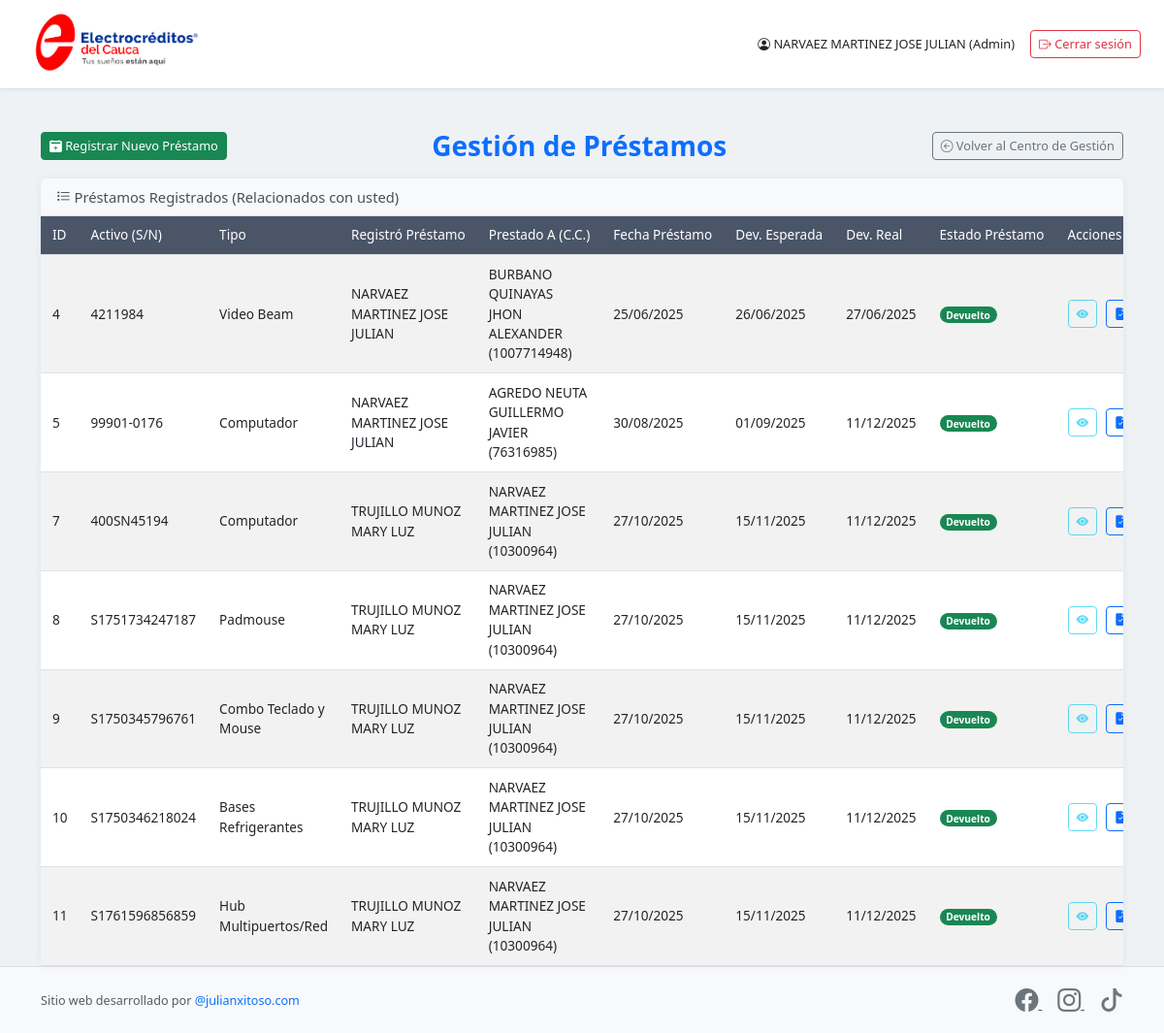
The page /gestion_prestamos.php (signed in) on the database its author committed.
### tables this page shows
CREATE TABLE `prestamos_activos` (
  `id_prestamo` int(11) NOT NULL,
  `id_activo` int(11) NOT NULL COMMENT 'FK al activo que se presta',
  `id_usuario_presta` int(11) NOT NULL COMMENT 'FK al usuario que registra/autoriza el préstamo',
  `id_usuario_recibe` int(11) NOT NULL COMMENT 'FK al usuario que recibe el activo',
  `id_departamento_recibe` int(11) DEFAULT NULL COMMENT 'Opcional: FK a una tabla de departamentos si aplica',
  `fecha_prestamo` date NOT NULL COMMENT 'Fecha en que se realiza el préstamo',
  `fecha_devolucion_esperada` date NOT NULL COMMENT 'Fecha en que se espera la devolución',
  `fecha_devolucion_real` date DEFAULT NULL COMMENT 'Fecha real en que se devolvió el activo',
  `estado_activo_prestamo` text DEFAULT NULL COMMENT 'Descripción del estado del activo al momento del préstamo',
  `observaciones_prestamo` text DEFAULT NULL COMMENT 'Observaciones adicionales al momento del préstamo',
  `estado_activo_devolucion` text DEFAULT NULL COMMENT 'Descripción del estado del activo al momento de la devolución',
  `observaciones_devolucion` text DEFAULT NULL COMMENT 'Observaciones adicionales al momento de la devolución',
  `estado_prestamo` varchar(50) NOT NULL DEFAULT 'Activo' COMMENT 'Estado actual del préstamo (Ej: Activo, Devuelto, Vencido)',
  `fecha_registro_prestamo` timestamp NOT NULL DEFAULT current_timestamp() COMMENT 'Fecha y hora en que se registró el préstamo'
);

CREATE TABLE `activos_tecnologicos` (
  `id` int(11) NOT NULL,
  `id_usuario_responsable` int(11) DEFAULT NULL,
  `id_tipo_activo` int(11) DEFAULT NULL,
  `marca` varchar(100) DEFAULT NULL,
  `serie` varchar(100) DEFAULT NULL,
  `procesador` varchar(100) DEFAULT NULL,
  `ram` varchar(50) DEFAULT NULL,
  `disco_duro` varchar(100) DEFAULT NULL,
  `tipo_equipo` varchar(50) DEFAULT NULL,
  `red` varchar(50) DEFAULT NULL,
  `sistema_operativo` varchar(100) DEFAULT NULL,
  `offimatica` varchar(100) DEFAULT NULL,
  `antivirus` varchar(100) DEFAULT NULL,
  `estado` varchar(50) DEFAULT NULL,
  `valor_aproximado` decimal(10,2) DEFAULT NULL,
  `fecha_compra` date DEFAULT NULL COMMENT 'Fecha de adquisición del activo',
  `valor_residual` decimal(10,2) DEFAULT 0.00,
  `metodo_depreciacion` varchar(50) DEFAULT 'Linea Recta',
  `fecha_inicio_depreciacion` date DEFAULT NULL,
  `detalles` text DEFAULT NULL,
  `motivo_baja` varchar(255) DEFAULT NULL,
  `observaciones_baja` text DEFAULT NULL,
  `fecha_baja` datetime DEFAULT NULL,
  `fecha_registro` timestamp NOT NULL DEFAULT current_timestamp(),
  `Codigo_Inv` varchar(50) DEFAULT NULL,
  `satisfaccion_rating` int(11) DEFAULT NULL COMMENT 'Calificación de satisfacción del 1 al 5 (1-5 estrellas)',
  `vida_util` int(11) DEFAULT NULL,
  `id_centro_costo` int(11) DEFAULT NULL
);

CREATE TABLE `tipos_activo` (
  `id_tipo_activo` int(11) NOT NULL,
  `nombre_tipo_activo` varchar(100) NOT NULL,
  `descripcion` text DEFAULT NULL,
  `vida_util_sugerida` int(11) DEFAULT NULL COMMENT 'Vida útil en años sugerida para este tipo de activo',
  `campos_especificos` tinyint(1) NOT NULL DEFAULT 0 COMMENT 'Indica si este tipo de activo tiene campos adicionales (ej. Computador)',
  `fecha_creacion` timestamp NOT NULL DEFAULT current_timestamp(),
  `id_categoria` int(11) DEFAULT NULL
);

CREATE TABLE `usuarios` (
  `id` int(11) NOT NULL,
  `usuario` varchar(50) NOT NULL,
  `clave` varchar(255) NOT NULL,
  `nombre_completo` varchar(100) NOT NULL,
  `id_cargo` int(11) DEFAULT NULL,
  `empresa` varchar(50) DEFAULT NULL,
  `regional` varchar(50) DEFAULT NULL,
  `rol` enum('admin','tecnico','auditor','registrador') NOT NULL,
  `aplicaciones_usadas` varchar(255) DEFAULT NULL,
  `activo` tinyint(1) DEFAULT 1 COMMENT '1 para activo, 0 para inactivo',
  `fecha_creacion` timestamp NOT NULL DEFAULT current_timestamp(),
  `id_centro_costo` int(11) DEFAULT NULL
);

### gestion_prestamos.php (the view, shortened to what this page needs)
<?php
require_once 'backend/db.php';
$conexion_error_msg = null;
if (!isset($conexion) || !$conexion || (method_exists($conexion, 'connect_error') && $conexion->connect_error)) {
    $db_conn_error_detail = method_exists($conexion, 'connect_error') ? $conexion->connect_error : 'Desconocido';
    error_log("Error de conexión BD en gestion_prestamos.php: " . $db_conn_error_detail);
    $conexion_error_msg = "<div class='alert alert-danger'>Error crítico de conexión a la base de datos. Contacte al administrador.</div>";
} else {
    $conexion->set_charset("utf8mb4");
}
$nombre_usuario_actual_sesion = $_SESSION['nombre_usuario_completo'] ?? 'Usuario';
$rol_usuario_actual_sesion = $_SESSION['rol_usuario'] ?? 'Desconocido';
$id_usuario_actual_logueado = $_SESSION['usuario_id'] ?? null;
$mensaje_accion = $_SESSION['mensaje_accion_prestamos'] ?? null;
$prestamos_listados = [];
if (!$conexion_error_msg && !empty($id_usuario_actual_logueado)) {
    $sql_base_listar_prestamos = "SELECT
                                        p.id_prestamo, p.id_activo, p.id_usuario_presta,
                                        p.fecha_prestamo, p.fecha_devolucion_esperada, p.fecha_devolucion_real, p.estado_prestamo,
                                        a.serie as serie_activo,
                                        ta.nombre_tipo_activo,
                                        up.nombre_completo as nombre_usuario_presta,
                                        ur.nombre_completo as nombre_usuario_recibe,
                                        ur.usuario as cedula_usuario_recibe
                                    FROM prestamos_activos p
                                    JOIN activos_tecnologicos a ON p.id_activo = a.id
                                    JOIN usuarios up ON p.id_usuario_presta = up.id
                                    JOIN usuarios ur ON p.id_usuario_recibe = ur.id
                                    LEFT JOIN tipos_activo ta ON a.id_tipo_activo = ta.id_tipo_activo";
    $sql_base_listar_prestamos .= " WHERE (p.id_usuario_presta = ? OR p.id_usuario_recibe = ?)";
    $sql_base_listar_prestamos .= " ORDER BY p.estado_prestamo ASC, p.fecha_devolucion_esperada ASC, p.fecha_prestamo DESC";
    $stmt_listar_prestamos = $conexion->prepare($sql_base_listar_prestamos);
    if ($stmt_listar_prestamos) {
        $stmt_listar_prestamos->bind_param("ii", $id_usuario_actual_logueado, $id_usuario_actual_logueado);
        if ($stmt_listar_prestamos->execute()) {
            $result_prestamos = $stmt_listar_prestamos->get_result();
            if ($result_prestamos) {
                while ($row = $result_prestamos->fetch_assoc()) { $prestamos_listados[] = $row; }
            } else {
                error_log("Error al obtener resultados de préstamos: " . $conexion->error);
                if(empty($mensaje_accion)) $mensaje_accion = "<div class='alert alert-warning'>No se pudieron cargar los resultados de préstamos.</div>";
            }
        } else {
            error_log("Error al ejecutar consulta de listar préstamos: " . $stmt_listar_prestamos->error);
            if(empty($mensaje_accion)) $mensaje_accion = "<div class='alert alert-warning'>Error al ejecutar la búsqueda de préstamos.</div>";
        }
    } else {
        error_log("Error al preparar consulta de listar préstamos: " . $conexion->error);
        if(empty($mensaje_accion)) $mensaje_accion = "<div class='alert alert-warning'>Error al preparar la búsqueda de préstamos.</div>";
    }
} elseif (empty($id_usuario_actual_logueado) && !$conexion_error_msg) {
    if(empty($mensaje_accion)) $mensaje_accion = "<div class='alert alert-info'>Debe iniciar sesión para ver sus préstamos.</div>";
} elseif ($conexion_error_msg) {
}
?>
<!DOCTYPE html>
<html lang="es">
<head>
    <link href="https://cdn.jsdelivr.net/npm/select2@4.1.0-rc.0/dist/css/select2.min.css" rel="stylesheet" />
    <link rel="stylesheet" href="https://cdn.jsdelivr.net/npm/select2-bootstrap-5-theme@1.3.0/dist/select2-bootstrap-5-theme.min.css" />
    <link href="https://cdn.jsdelivr.net/npm/bootstrap@5.3.0/dist/css/bootstrap.min.css" rel="stylesheet">
    <link rel="stylesheet" href="assets/css/style.css">
    <link rel="stylesheet" href="https://cdn.jsdelivr.net/npm/bootstrap-icons@1.11.3/font/bootstrap-icons.min.css">
    </head>
<body class="page-prestamos">
<div class="top-bar-custom">
    <div class="logo-container-top"><a href="menu.php"><img src="imagenes/logo.png" alt="Logo"></a></div>
    <div class="user-info-top-container d-flex align-items-center">
        <span class="user-info-top text-dark me-3"><i class="bi bi-person-circle"></i> <?= htmlspecialchars($nombre_usuario_actual_sesion) ?> (<?= htmlspecialchars(ucfirst($rol_usuario_actual_sesion)) ?>)</span>
        <form action="logout.php" method="post" class="d-flex"><button class="btn btn-outline-danger btn-sm" type="submit"><i class="bi bi-box-arrow-right"></i> Cerrar sesión</button></form>
    </div>
</div>
<div class="container container-main mt-4">
<div class="d-flex flex-column flex-sm-row align-items-sm-center justify-content-sm-between mb-3 page-header-custom-area">
        <div class="mb-2 mb-sm-0 text-center text-sm-start order-sm-1" style="flex-shrink: 0;">
            <button type="button" class="btn btn-success btn-sm" data-bs-toggle="modal" data-bs-target="#modalRegistrarPrestamo">
                <i class="bi bi-calendar2-plus-fill"></i> Registrar Nuevo Préstamo
            </button>
        </div>
        <div class="flex-fill text-center order-first order-sm-2 px-sm-3">
            <h1 class="page-title my-2 my-sm-0">
                <i class="bi bi-arrow-left-right-circle"></i> Gestión de Préstamos
            </h1>
        </div>
        <div class="mt-2 mt-sm-0 text-center text-sm-end order-sm-3" style="flex-shrink: 0;">
             <a href="centro_gestion.php" class="btn btn-outline-secondary btn-sm">
                 <i class="bi bi-arrow-left-circle"></i> Volver al Centro de Gestión
             </a>
        </div>
    </div>
    <div class="card mt-2">
        <div class="card-header"><i class="bi bi-list-task"></i> Préstamos Registrados (Relacionados con usted)</div>
        <div class="card-body p-0">
            <div class="table-responsive">
                <table class="table table-striped table-hover table-sm mb-0">
                    <thead>
                        <tr>
                            <th>ID</th>
                            <th>Activo (S/N)</th>
                            <th>Tipo</th>
                            <th>Registró Préstamo</th>
                            <th>Prestado A (C.C.)</th>
                            <th>Fecha Préstamo</th>
                            <th>Dev. Esperada</th>
                            <th>Dev. Real</th>
                            <th>Estado Préstamo</th>
                            <th style="min-width: 160px;">Acciones</th>
                        </tr>
                    </thead>
                    <tbody>
                        <?php if (!empty($prestamos_listados)): ?>
                            <?php foreach ($prestamos_listados as $prestamo): ?>
                                <tr>
                                    <td><?= htmlspecialchars($prestamo['id_prestamo']) ?></td>
                                    <td><?= htmlspecialchars($prestamo['serie_activo']) ?></td>
                                    <td><?= htmlspecialchars($prestamo['nombre_tipo_activo'] ?? 'N/A') ?></td>
                                    <td><?= htmlspecialchars($prestamo['nombre_usuario_presta']) ?></td>
                                    <td><?= htmlspecialchars($prestamo['nombre_usuario_recibe']) ?> (<?= htmlspecialchars($prestamo['cedula_usuario_recibe']) ?>)</td>
                                    <td><?= htmlspecialchars(date("d/m/Y", strtotime($prestamo['fecha_prestamo']))) ?></td>
                                    <td><?= htmlspecialchars(date("d/m/Y", strtotime($prestamo['fecha_devolucion_esperada']))) ?></td>
                                    <td><?= $prestamo['fecha_devolucion_real'] ? htmlspecialchars(date("d/m/Y", strtotime($prestamo['fecha_devolucion_real']))) : 'Pendiente' ?></td>
                                    <td>
                                        <?php
                                        $estado_p = htmlspecialchars($prestamo['estado_prestamo']);
                                        $badge_p_class = 'bg-secondary';
                                        if ($estado_p == 'Activo') $badge_p_class = 'bg-primary';
                                        elseif ($estado_p == 'Devuelto') $badge_p_class = 'bg-success';
                                        elseif ($estado_p == 'Vencido') $badge_p_class = 'bg-danger';
                                        ?>
                                        <span class="badge rounded-pill <?= $badge_p_class ?>"><?= $estado_p ?></span>
                                    </td>
                                    <td>
                                        <button type="button" class="btn btn-sm btn-outline-info action-icon" title="Ver Detalles Préstamo" disabled><i class="bi bi-eye-fill"></i></button>
                                        <?php if ($prestamo['estado_prestamo'] == 'Devuelto'): ?>
                                            <a href="generar_acta_devolucion_pdf.php?id_prestamo=<?= $prestamo['id_prestamo'] ?>"
                                               class="btn btn-sm btn-outline-primary action-icon"
                                               title="Generar Acta de Devolución PDF" target="_blank">
                                                <i class="bi bi-file-earmark-check-fill"></i>
                                            </a>
                                        <?php endif; ?>
                                    </td>
                                </tr>
                            <?php endforeach; ?>
                        <?php else: ?>
                            <tr><td colspan="10" class="text-center p-4">No hay préstamos registrados que cumplan los criterios de visualización para usted.</td></tr>
                        <?php endif; ?>
                    </tbody>
                </table>
            </div>
        </div>
    </div>
</div>
<footer class="footer-custom mt-auto py-3 bg-light border-top shadow-sm">
        <div class="container text-center">
            <div class="row align-items-center">
                <div class="col-md-6 text-md-start mb-2 mb-md-0">
                    <small class="text-muted">Sitio web desarrollado por <a href="https://www.julianxitoso.com" target="_blank" rel="noopener noreferrer" class="text-decoration-none text-primary">@julianxitoso.com</a></small>
                </div>
                <div class="col-md-6 text-md-end">
                    <a href="https://facebook.com/tu_pagina" target="_blank" class="text-muted me-3" title="Facebook">
                        <i class="bi bi-facebook" style="font-size: 1.5rem;"></i>
                    </a>
                    <a href="https://instagram.com/tu_usuario" target="_blank" class="text-muted me-3" title="Instagram">
                        <i class="bi bi-instagram" style="font-size: 1.5rem;"></i>
                    </a>
                    <a href="https://tiktok.com/@tu_usuario" target="_blank" class="text-muted" title="TikTok">
                        <i class="bi bi-tiktok" style="font-size: 1.5rem;"></i>
                    </a>
                </div>
            </div>
        </div>
    </footer>
</body>
</html>

### rows shown on the page
prestamos_activos: id_prestamo "4", id_activo.serie "4211984", tipos_activo.nombre_tipo_activo "Video Beam", id_usuario_presta.nombre_completo "NARVAEZ MARTINEZ JOSE JULIAN", id_usuario_recibe.nombre_completo "BURBANO QUINAYAS JHON ALEXANDER", id_usuario_recibe.usuario "1007714948", fecha_prestamo "25/06/2025", fecha_devolucion_esperada "26/06/2025", fecha_devolucion_real "27/06/2025", estado_prestamo "Devuelto"
prestamos_activos: id_prestamo "5", id_activo.serie "99901-0176", tipos_activo.nombre_tipo_activo "Computador", id_usuario_presta.nombre_completo "NARVAEZ MARTINEZ JOSE JULIAN", id_usuario_recibe.nombre_completo "AGREDO NEUTA GUILLERMO JAVIER", id_usuario_recibe.usuario "76316985", fecha_prestamo "30/08/2025", fecha_devolucion_esperada "01/09/2025", fecha_devolucion_real "11/12/2025", estado_prestamo "Devuelto"
prestamos_activos: id_prestamo "7", id_activo.serie "400SN45194", tipos_activo.nombre_tipo_activo "Computador", id_usuario_presta.nombre_completo "TRUJILLO MUNOZ MARY LUZ", id_usuario_recibe.nombre_completo "NARVAEZ MARTINEZ JOSE JULIAN", id_usuario_recibe.usuario "10300964", fecha_prestamo "27/10/2025", fecha_devolucion_esperada "15/11/2025", fecha_devolucion_real "11/12/2025", estado_prestamo "Devuelto"
prestamos_activos: id_prestamo "8", id_activo.serie "S1751734247187", tipos_activo.nombre_tipo_activo "Padmouse", id_usuario_presta.nombre_completo "TRUJILLO MUNOZ MARY LUZ", id_usuario_recibe.nombre_completo "NARVAEZ MARTINEZ JOSE JULIAN", id_usuario_recibe.usuario "10300964", fecha_prestamo "27/10/2025", fecha_devolucion_esperada "15/11/2025", fecha_devolucion_real "11/12/2025", estado_prestamo "Devuelto"
prestamos_activos: id_prestamo "9", id_activo.serie "S1750345796761", tipos_activo.nombre_tipo_activo "Combo Teclado y Mouse", id_usuario_presta.nombre_completo "TRUJILLO MUNOZ MARY LUZ", id_usuario_recibe.nombre_completo "NARVAEZ MARTINEZ JOSE JULIAN", id_usuario_recibe.usuario "10300964", fecha_prestamo "27/10/2025", fecha_devolucion_esperada "15/11/2025", fecha_devolucion_real "11/12/2025", estado_prestamo "Devuelto"
prestamos_activos: id_prestamo "10", id_activo.serie "S1750346218024", tipos_activo.nombre_tipo_activo "Bases Refrigerantes", id_usuario_presta.nombre_completo "TRUJILLO MUNOZ MARY LUZ", id_usuario_recibe.nombre_completo "NARVAEZ MARTINEZ JOSE JULIAN", id_usuario_recibe.usuario "10300964", fecha_prestamo "27/10/2025", fecha_devolucion_esperada "15/11/2025", fecha_devolucion_real "11/12/2025", estado_prestamo "Devuelto"
prestamos_activos: id_prestamo "11", id_activo.serie "S1761596856859", tipos_activo.nombre_tipo_activo "Hub Multipuertos/Red", id_usuario_presta.nombre_completo "TRUJILLO MUNOZ MARY LUZ", id_usuario_recibe.nombre_completo "NARVAEZ MARTINEZ JOSE JULIAN", id_usuario_recibe.usuario "10300964", fecha_prestamo "27/10/2025", fecha_devolucion_esperada "15/11/2025", fecha_devolucion_real "11/12/2025", estado_prestamo "Devuelto"

### other values the page prints
$nombre_usuario_actual_sesion "NARVAEZ MARTINEZ JOSE JULIAN"
$rol_usuario_actual_sesion "Admin"
